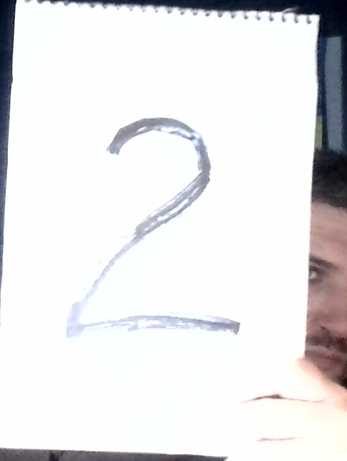
#> input picture 2.png, 347 x 461 px, given in place of the camera
$ python cv2_pc_digit_test.py
#> lines starting #> are read from the running program, lines starting #| are printed output that depends on the picture; after the words box and inside, x2 and y2 are one past the last pixel; in counts of white or black regions, pixels touching at a corner belong together
import cv2
import numpy as np

def find_digit(gray):
    blur = cv2.GaussianBlur(gray, (5,5), 0)
    th = cv2.adaptiveThreshold(
        blur, 255,
        cv2.ADAPTIVE_THRESH_GAUSSIAN_C,
        cv2.THRESH_BINARY_INV,
        11, 2
    )

    cnts, _ = cv2.findContours(th, cv2.RETR_EXTERNAL, cv2.CHAIN_APPROX_SIMPLE)

    best_box = None
    best_area = 0

    for c in cnts:
        x, y, w, h = cv2.boundingRect(c)
        area = w * h

        if area < 500:  # ignore tiny blobs
            continue

        # heuristic: roughly square region → likely digit
        aspect = w/h
        if 0.3 < aspect < 1.5 and area > best_area:
            best_area = area
            best_box = (x, y, w, h)

    if best_box:
        x, y, w, h = best_box
        return th[y:y+h, x:x+w], best_box, th

    return None, None, th


def main():
    cap = cv2.VideoCapture(0)  # webcam

    while True:
        ret, frame = cap.read()
#> frame is the input picture: shape (461, 347, 3); mean B, G, R 231, 230, 229.9
        if not ret:
            break

        gray = cv2.cvtColor(frame, cv2.COLOR_BGR2GRAY)
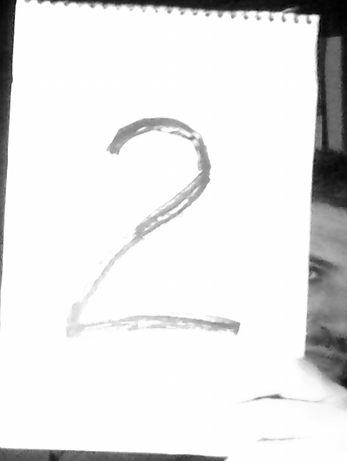
#> gray: shape (461, 347); min 1, max 255, mean 230

        digit_roi, bbox, th = find_digit(gray)
#> in find_digit, `th = cv2.adaptiveThreshold( blur, 255, cv2.ADAPTIVE_THRESH_GAUSSIAN_C,..`:
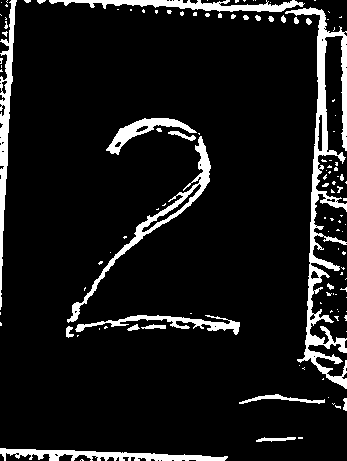
#> th: shape (461, 347); 9.2% white; 121 white regions (96 under 20 px)
#> in find_digit, `cnts, _ = cv2.findContours(th, cv2.RETR_EXTERNAL, cv2.CHAIN_APPROX_SIM..`: cnts = 121 contours, 106 with area under 20; largest, box (x1, y1, x2, y2) and area: (285, 7, 347, 389) 4108, (67, 136, 211, 323) 1782, (0, 0, 17, 310) 1402, (0, 448, 228, 461) 1182, (49, 0, 305, 12) 1180
#> the loop in find_digit, `for c in cnts:` made 121 passes
#> (x, y, w, h, area, aspect, best_area) on pass 72: (67, 136, 144, 187, 26928, 0.77, 26928)
#> (x, y, w, h, area) on passes 4, 5, 7, 17, 18, 19: (256, 437, 40, 5, 200), (335, 405, 6, 4, 24), (343, 398, 4, 13, 52), (66, 326, 8, 12, 96), (141, 324, 25, 5, 125), (127, 324, 13, 7, 91)
#> after the loop in find_digit, `for c in cnts:`: best_area = 26928
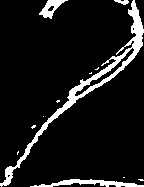
#> digit_roi: shape (187, 144); 9.3% white; 12 white regions (8 under 20 px), largest, box (x1, y1, x2, y2) and area: (0, 0, 144, 187) 1772, (30, 179, 144, 187) 420, (39, 0, 68, 19) 232, (114, 0, 129, 5) 46
#> bbox = (67, 136, 144, 187)

        if bbox:
            x,y,w,h = bbox
#> x = 67; y = 136; w = 144; h = 187
            cv2.rectangle(frame, (x,y), (x+w, y+h), (0,255,0), 2)
            cv2.putText(frame, "digit?", (x, y-5),
                        cv2.FONT_HERSHEY_SIMPLEX, 0.8, (0,255,0), 2)
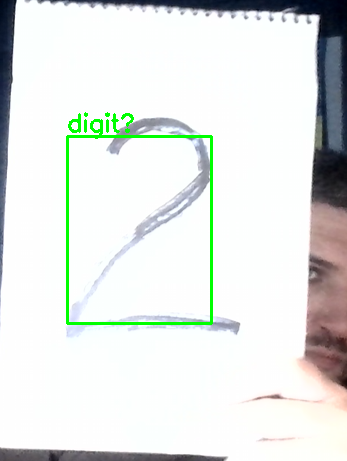
#> frame: shape (461, 347, 3); mean B, G, R 227.1, 230.2, 226.1

            # show extracted ROI (future model input)
            roi_vis = cv2.resize(digit_roi, (100,100))
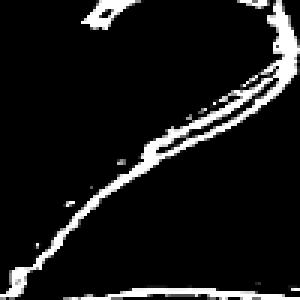
#> roi_vis: shape (100, 100) (shown 3 times larger); min 0, max 255, mean 23.8
            cv2.imshow("Digit ROI", roi_vis)

        cv2.imshow("Camera", frame)
        cv2.imshow("Threshold", th)

        key = cv2.waitKey(1)
#> (key Esc is pressed here)
        if key == 27:  # ESC to quit
            break

    cap.release()
    cv2.destroyAllWindows()

if __name__ == "__main__":
    main()

$ run again, on 2_1.png
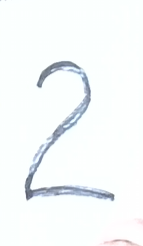
#> input picture 2_1.png, 143 x 246 px, given in place of the camera
#> in main, frame is the input picture: shape (246, 143, 3); mean B, G, R 249.7, 249.1, 245.4
#> in find_digit, `th = cv2.adaptiveThreshold( blur, 255, cv2.ADAPTIVE_THRESH_GAUSSIAN_C,..`:
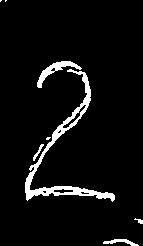
#> th: shape (246, 143); 5.5% white; 8 white regions (3 under 20 px)
#> cnts = 8 contours, 4 with area under 20; largest, box (x1, y1, x2, y2) and area: (25, 69, 115, 202) 1302, (37, 61, 82, 88) 270, (103, 239, 139, 246) 76, (33, 144, 44, 161) 30
#> the loop in find_digit, `for c in cnts:` made 8 passes
#> (x, y, w, h, area, aspect, best_area) on pass 5: (25, 69, 90, 133, 11970, 0.677, 11970)
#> after the loop in find_digit, `for c in cnts:`: best_area = 11970
#> in find_digit, `x, y, w, h = best_box`: x = 25; y = 69; w = 90; h = 133
#> digit_roi: shape (133, 90); 13.5% white; 5 white regions (2 under 20 px), largest, box (x1, y1, x2, y2) and area: (0, 0, 90, 133) 1406, (12, 0, 38, 19) 146, (8, 75, 19, 92) 49
#> bbox = (25, 69, 90, 133)
#> in main, `x,y,w,h = bbox`: x = 25; y = 69; w = 90; h = 133
#> in main, `roi_vis = cv2.resize(digit_roi, (100,100))`:
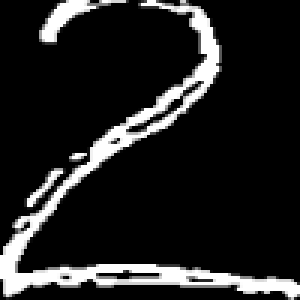
#> roi_vis: shape (100, 100) (shown 3 times larger); min 0, max 255, mean 34.5
